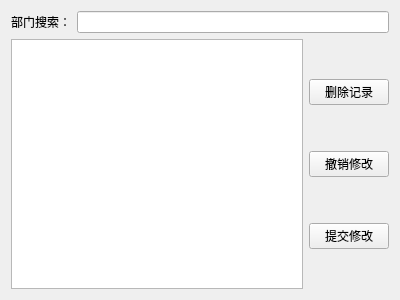
<?xml version="1.0" encoding="UTF-8"?>
<ui version="4.0">
 <class>Dept</class>
 <widget class="QDialog" name="Dept">
  <property name="geometry">
   <rect>
    <x>0</x>
    <y>0</y>
    <width>400</width>
    <height>300</height>
   </rect>
  </property>
  <property name="windowTitle">
   <string>部门查询</string>
  </property>
  <layout class="QGridLayout" name="gridLayout">
   <item row="0" column="0">
    <layout class="QVBoxLayout" name="verticalLayout_2">
     <item>
      <layout class="QHBoxLayout" name="horizontalLayout">
       <item>
        <widget class="QLabel" name="label">
         <property name="text">
          <string>部门搜索：</string>
         </property>
        </widget>
       </item>
       <item>
        <widget class="QLineEdit" name="lineEdit">
         <property name="maxLength">
          <number>20</number>
         </property>
         <property name="clearButtonEnabled">
          <bool>true</bool>
         </property>
        </widget>
       </item>
      </layout>
     </item>
     <item>
      <layout class="QHBoxLayout" name="horizontalLayout_2">
       <item>
        <widget class="QTableView" name="tableView"/>
       </item>
       <item>
        <layout class="QVBoxLayout" name="verticalLayout">
         <item>
          <widget class="QPushButton" name="pushButton_3">
           <property name="text">
            <string>删除记录</string>
           </property>
           <property name="autoDefault">
            <bool>false</bool>
           </property>
          </widget>
         </item>
         <item>
          <widget class="QPushButton" name="pushButton_2">
           <property name="text">
            <string>撤销修改</string>
           </property>
           <property name="autoDefault">
            <bool>false</bool>
           </property>
          </widget>
         </item>
         <item>
          <widget class="QPushButton" name="pushButton">
           <property name="text">
            <string>提交修改</string>
           </property>
           <property name="autoDefault">
            <bool>false</bool>
           </property>
          </widget>
         </item>
        </layout>
       </item>
      </layout>
     </item>
    </layout>
   </item>
  </layout>
 </widget>
 <resources/>
 <connections/>
</ui>
